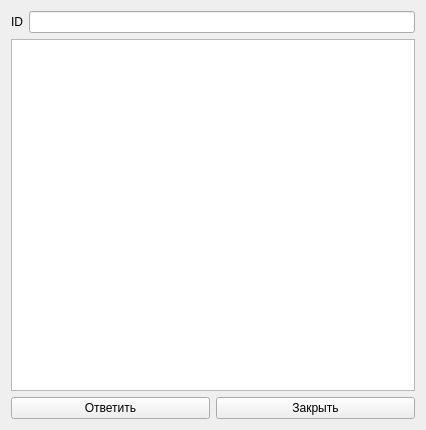
<?xml version="1.0" encoding="UTF-8"?>
<ui version="4.0">
 <class>agentrepinfowin</class>
 <widget class="QWidget" name="agentrepinfowin">
  <property name="geometry">
   <rect>
    <x>0</x>
    <y>0</y>
    <width>426</width>
    <height>430</height>
   </rect>
  </property>
  <property name="windowTitle">
   <string>Form</string>
  </property>
  <layout class="QGridLayout" name="gridLayout">
   <item row="0" column="0">
    <widget class="QLabel" name="label">
     <property name="text">
      <string>ID</string>
     </property>
     <property name="alignment">
      <set>Qt::AlignmentFlag::AlignCenter</set>
     </property>
    </widget>
   </item>
   <item row="0" column="1">
    <widget class="QLineEdit" name="IDLine">
     <property name="readOnly">
      <bool>true</bool>
     </property>
    </widget>
   </item>
   <item row="1" column="0" colspan="2">
    <widget class="QTextEdit" name="textEdit">
     <property name="readOnly">
      <bool>true</bool>
     </property>
    </widget>
   </item>
   <item row="2" column="0" colspan="2">
    <layout class="QHBoxLayout" name="horizontalLayout">
     <item>
      <widget class="QPushButton" name="responseButton">
       <property name="text">
        <string>Ответить</string>
       </property>
      </widget>
     </item>
     <item>
      <widget class="QPushButton" name="closeButton">
       <property name="text">
        <string>Закрыть</string>
       </property>
      </widget>
     </item>
    </layout>
   </item>
  </layout>
 </widget>
 <resources/>
 <connections/>
</ui>
